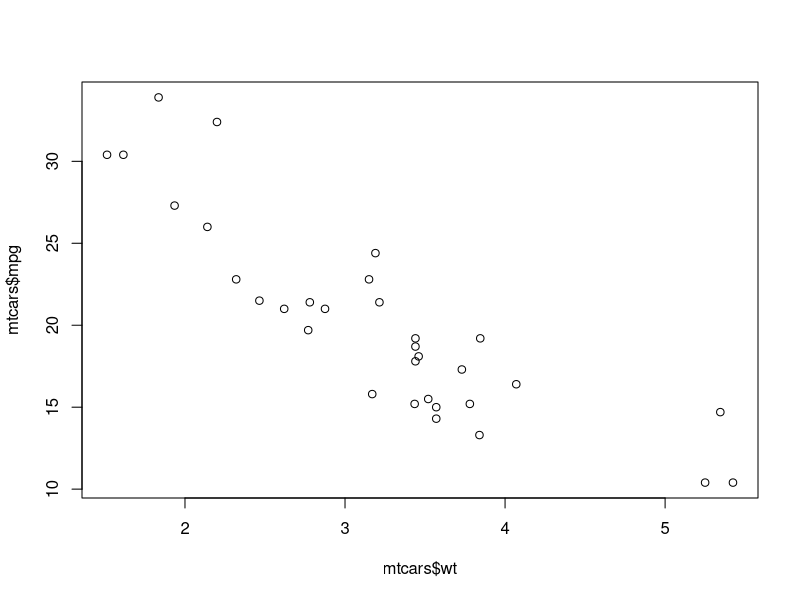
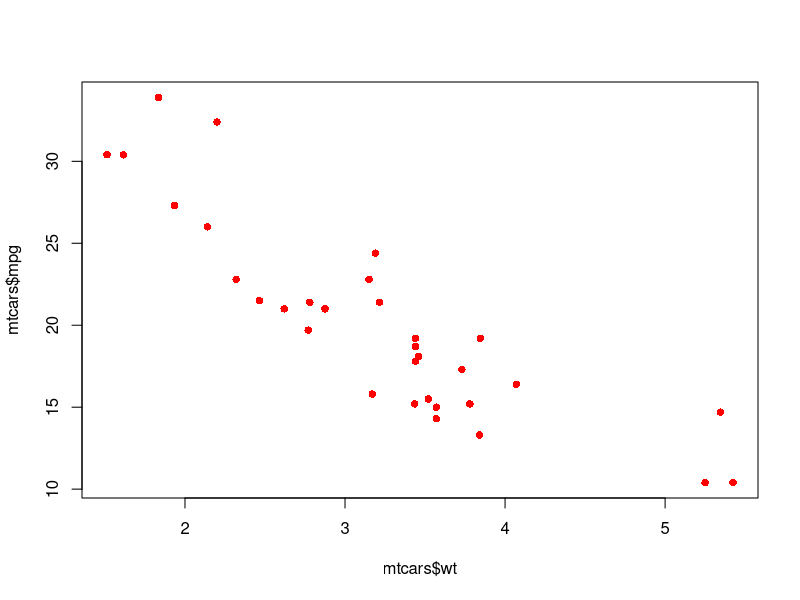
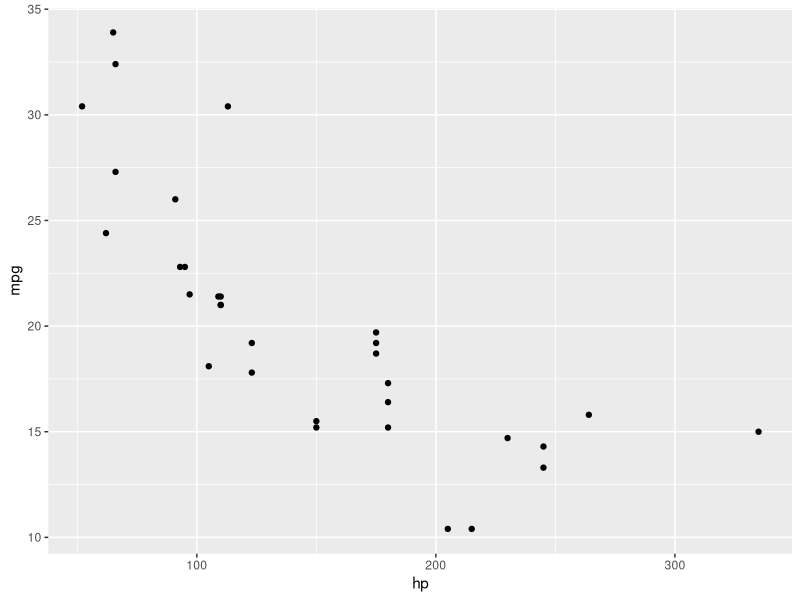
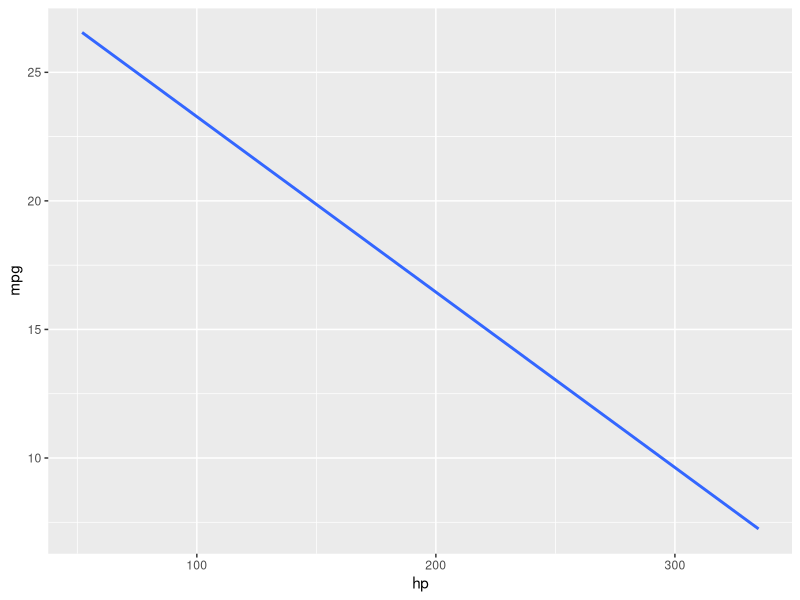
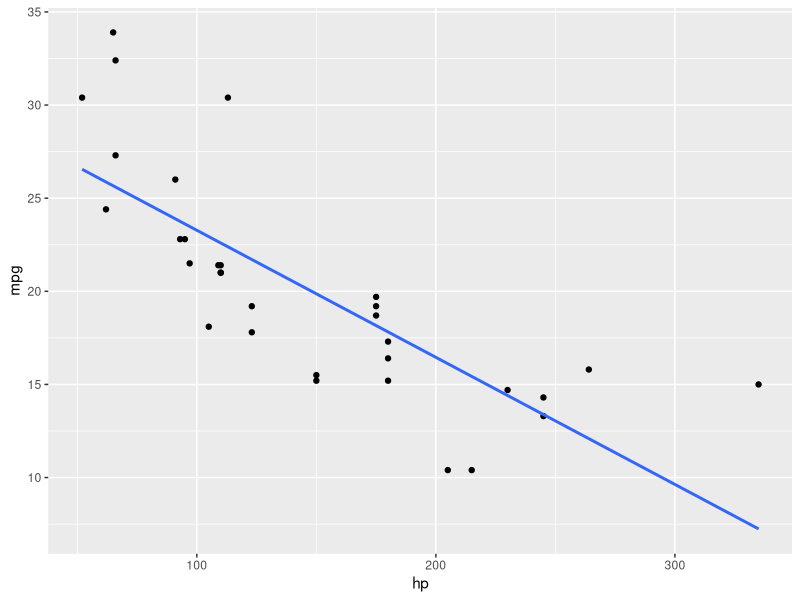
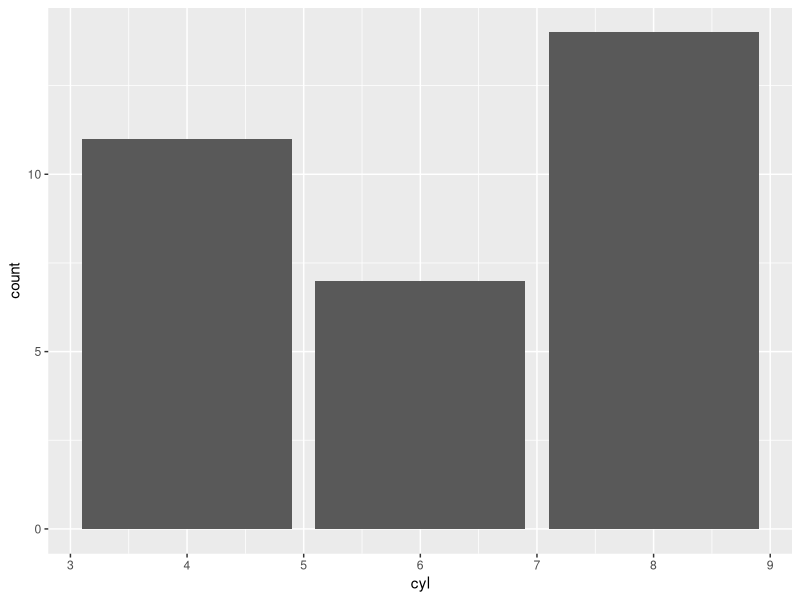
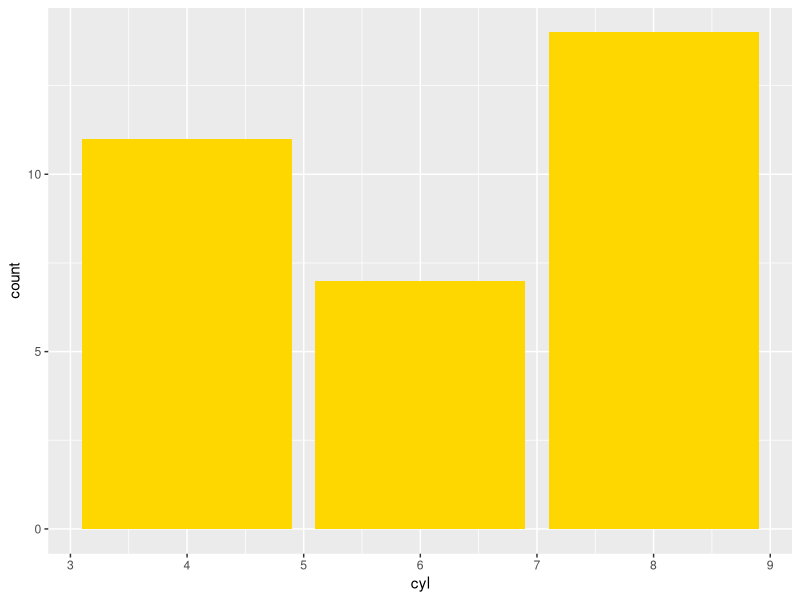
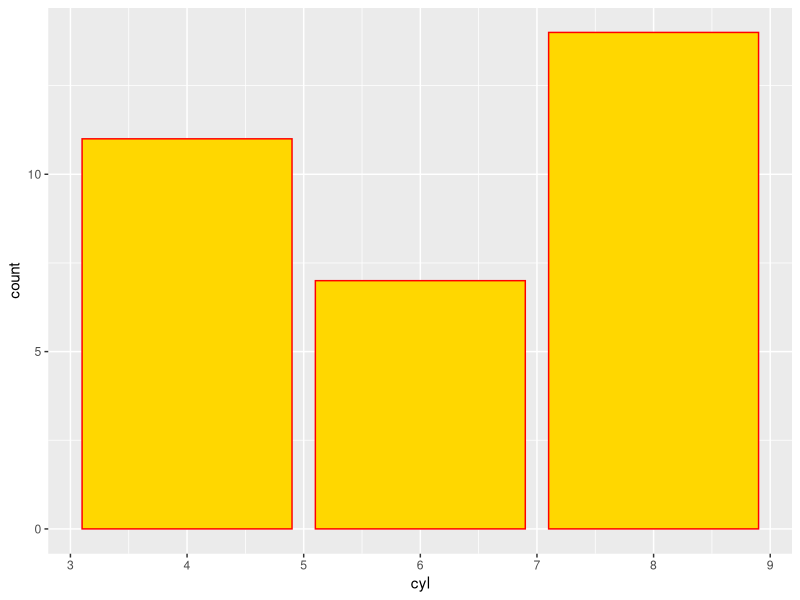

Reproduce these figures in R, in order.
## ---- chunk 1
data("mtcars")
## ---- chunk 2
head(mtcars)
## ---- chunk 3
plot(x = mtcars$wt, y = mtcars$mpg)
## ---- chunk 4
y <- plot(x = mtcars$wt, y = mtcars$mpg, col = "red", pch = 16)
## ---- chunk 5
help(plot)
## ---- chunk 6
install.packages("ggplot2")
library(ggplot2)
## ---- chunk 7
ggplot(data = mtcars, aes(x = hp, y = mpg)) +
  geom_point()
## ---- chunk 8
ggplot(data = mtcars, aes(x = hp, y = mpg)) +
  geom_smooth(method = 'lm', se = FALSE)
## ---- chunk 9
ggplot(data = mtcars, aes(x = hp, y = mpg)) +
  geom_point() +
  geom_smooth(method = 'lm', se = FALSE)
## ---- chunk 10
ggplot(data = mtcars, aes(x = cyl)) +
  geom_bar()
## ---- chunk 11
ggplot(data = mtcars, aes(x = cyl)) +
  geom_bar(fill = 'gold')
## ---- chunk 12
ggplot(data = mtcars, aes(x = cyl)) +
  geom_bar(fill = 'gold', color = 'red')
## ---- chunk 13
ggplot(data = mtcars, aes(x = wt)) +
  geom_histogram()
## ---- chunk 14
ggplot(data = mtcars, aes(x = wt)) +
  geom_histogram(bins=10)
## ---- chunk 15
ggplot(data = mtcars, aes(x = hp, y = mpg)) +
  geom_point() +
  ggtitle("Fuel Efficiency vs. Horsepower") +
  xlab("Horsepower") +
  ylab("Fuel Efficiency (Miles per Gallon)")
## ---- chunk 16
ggplot(data = mtcars, aes(x = hp, y = mpg)) +
  geom_point()
## ---- chunk 17
ggplot(data = mtcars, aes(x = hp, y = mpg, color = as.factor(cyl))) +
  geom_point()
## ---- chunk 18
ggplot(data = mtcars, aes(x = hp, y = mpg, color = cyl)) +
  geom_point()
## ---- chunk 19
ggplot(data = mtcars, aes(x = hp, y = mpg, color = as.factor(cyl), size = wt)) +
  geom_point()
